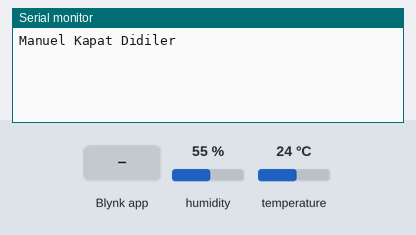
Simulated run of this sketch. Board: ESP8266 (NodeMCU). On the bench: the last lines printed to the serial monitor. The test bench sets the inputs (shaded band); at power-on: humidity 55 %, temperature 24 °C. WiFi joins after 1.5 s; servers stay silent unless stated.

Above: at 3.0 s.
3.1 s: Blynk app writes 1 to V3
At 4.6 s:
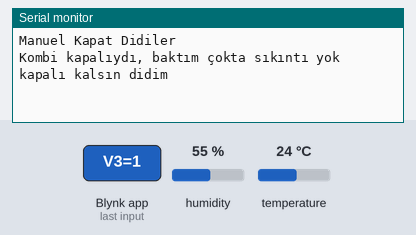
6.3 s: Blynk app writes 200 to V10
At 8.3 s:
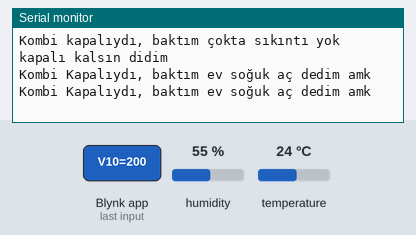
9.3 s: Blynk app writes 1 to V1
At 10.6 s:
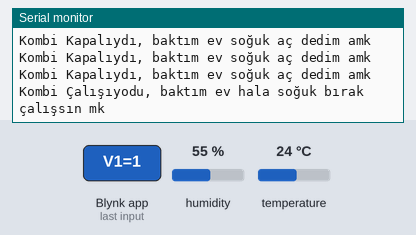
12.3 s: Blynk app writes 1 to V10
At 13.3 s:
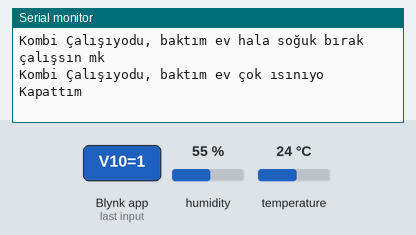

Measured:
- after the input at 3.1 s, the serial monitor: prints a new line after 0.70 s (image 1)
- after the input at 6.3 s, the serial monitor: prints a new line after 0.50 s (image 2)
- after the input at 9.3 s, the serial monitor: prints a new line after 0.50 s (image 3)
- after the input at 12.3 s, the serial monitor: prints a new line after 0.50 s (image 4)

The sketch:

Thermometer.ino
```cpp
#define BLYNK_PRINT Serial
#include <ESP8266WiFi.h>
#include <BlynkSimpleEsp8266.h>
#include <DHT.h>
char auth[] = "------";
char ssid[] = "------";
char pass[] = "------";

#define DHTPIN 0
#define DHTTYPE DHT11
DHT dht(DHTPIN, DHTTYPE);
BlynkTimer timer;
WidgetBridge bridge1(V1);


int KombiDurum = 0;
int IstenenSicaklik = 0;
float MaxIstenen = 0;
float MinIstenen = 0;
float h = 0;
float t = 0;
int om = 0;
int omonoff = 0;

BLYNK_CONNECTED() {
  Blynk.syncAll();
  bridge1.setAuthToken("-----");
}

BLYNK_WRITE(V10)
{
  IstenenSicaklik = param.asInt();
  MaxIstenen = IstenenSicaklik + 0.5;
  MinIstenen = IstenenSicaklik - 0.5;
}

BLYNK_WRITE(V1) //Canlı kombi durumu
{
  KombiDurum = param.asInt();
}

BLYNK_WRITE(V3) //Otomatik or Manuel
{
  om = param.asInt();
}

BLYNK_WRITE(V4) //V3 to Açık Kapalı
{
  omonoff = param.asInt();
}

void sendSensor()
{
  h = dht.readHumidity();
  t = dht.readTemperature();
  if (isnan(h) || isnan(t)) {
    Serial.println("Failed to read from DHT sensor!");
    return;
  }
  Blynk.virtualWrite(V5, t);
  Blynk.virtualWrite(V6, h);
}

void SetTemp()
{
  if(om == 1)
  {
    if(KombiDurum == 1)
    {
      if(t >= MaxIstenen)
      {
        bridge1.digitalWrite(D1,HIGH);
        Serial.println("Kombi Çalışıyodu, baktım ev çok ısınıyo Kapattım");
      }else
      {
        bridge1.digitalWrite(D1,LOW);
        Serial.println("Kombi Çalışıyodu, baktım ev hala soğuk bırak çalışsın mk");
      }
    }else
    {
      if(t <= MinIstenen)
      {
        bridge1.digitalWrite(D1,LOW);
        Serial.println("Kombi Kapalıydı, baktım ev soğuk aç dedim amk");
      }else
      {
        bridge1.digitalWrite(D1,HIGH);
        Serial.println("Kombi kapalıydı, baktım çokta sıkıntı yok kapalı kalsın didim");
      }
    }
  }
  else
  {
    if(omonoff == 1)
    {
      bridge1.digitalWrite(D1, LOW);
      Serial.println("Manuel Aç Didiler");
    }else
    {
      bridge1.digitalWrite(D1, HIGH);
      Serial.println("Manuel Kapat Didiler");
    }
  }
}

void setup()
{
  Serial.begin(9600);
  Blynk.begin(auth, ssid, pass);
  dht.begin();
  timer.setInterval(1000L, sendSensor);
  timer.setInterval(1000L, SetTemp);
}

void loop()
{
  Blynk.run();
  timer.run();
}
```
